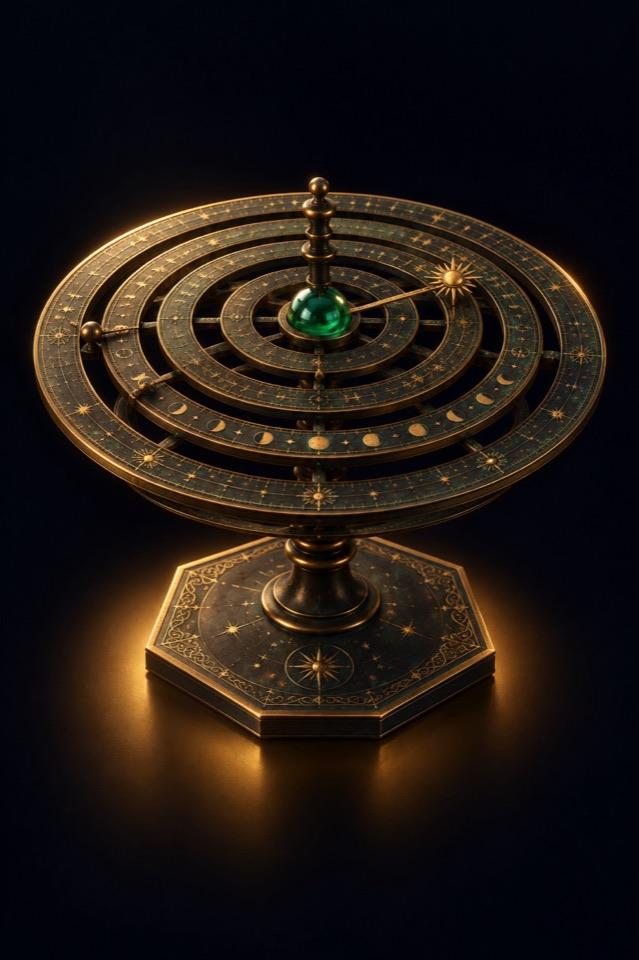
#> input picture .planning/witness-alchemist-field/img/engines/01-panchanga.jpg, 639 x 960 px
$ python measure-lens.py ../../../../.planning/witness-alchemist-field/img/engines/01-panchanga.jpg
#> lines starting #> are read from the running program, lines starting #| are printed output that depends on the picture; after the words box and inside, x2 and y2 are one past the last pixel; in counts of white or black regions, pixels touching at a corner belong together
import sys
import numpy as np
from PIL import Image

def box_blur(a, k):
    # separable box blur via cumulative sums, k odd
    pad = k // 2
    p = np.pad(a, pad, mode="constant")
    c = np.cumsum(np.cumsum(p, axis=0), axis=1)
    c = np.pad(c, ((1, 0), (1, 0)), mode="constant")
    h, w = a.shape
    s = c[k:k + h, k:k + w] - c[0:h, k:k + w] - c[k:k + h, 0:w] + c[0:h, 0:w]
    return s / (k * k)

def lens(path, k=None):
    im = np.asarray(Image.open(path).convert("RGB")).astype(float) / 255.0
    h, w, _ = im.shape
    r, g, b = im[..., 0], im[..., 1], im[..., 2]
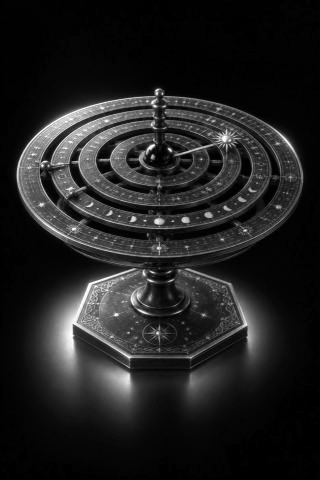
#> r: shape (960, 639) float64 (shown at 1/2 size); min 0, max 1, mean 0.129
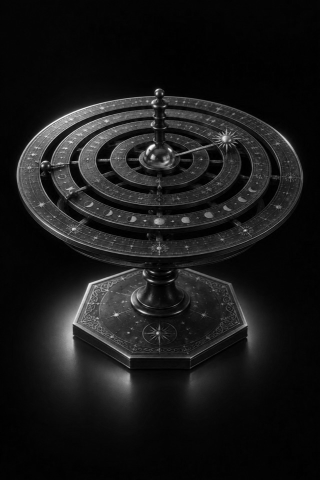
#> g: shape (960, 639) float64 (shown at 1/2 size); min 0, max 1, mean 0.0957
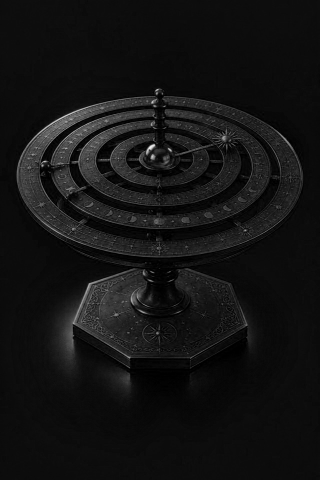
#> b: shape (960, 639) float64 (shown at 1/2 size); min 0, max 0.949, mean 0.0754
    mx = im.max(axis=2); mn = im.min(axis=2)
    sat = np.where(mx > 0, (mx - mn) / np.maximum(mx, 1e-6), 0)
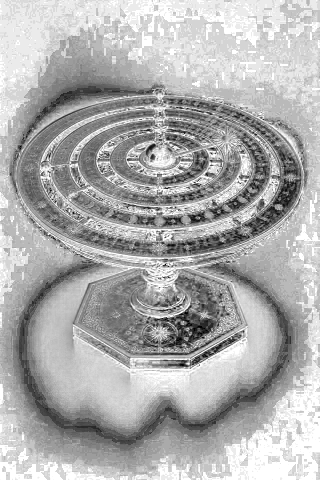
#> sat: shape (960, 639) float64 (shown at 1/2 size); min 0, max 1, mean 0.68
    mask = ((g > r * 1.6) & (b > r * 1.4) & (g > 0.25) & (sat > 0.45) & (mx > 0.3)).astype(float)
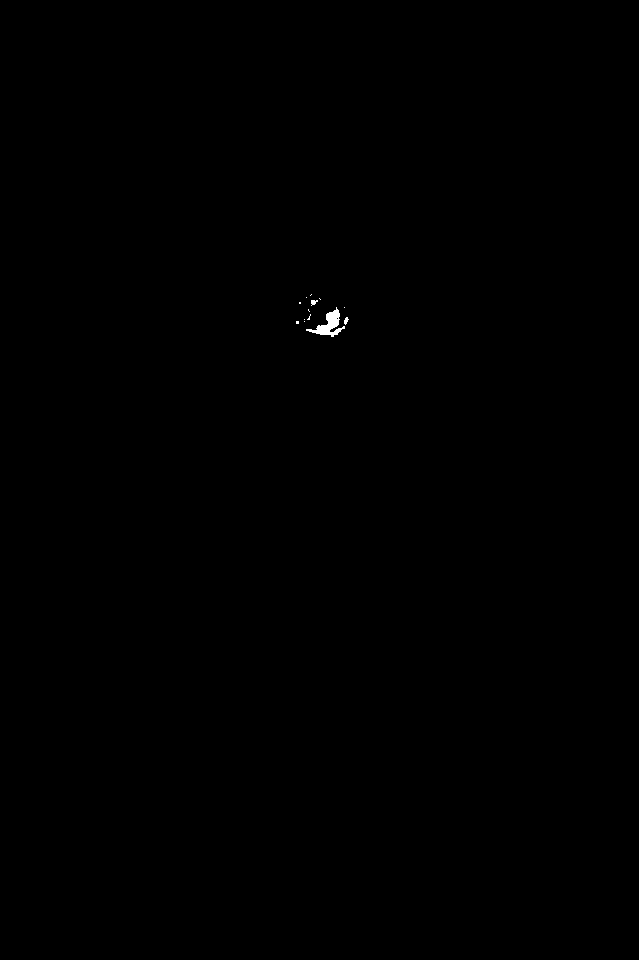
#> mask: shape (960, 639) float64; values 0 (black) and 1 (white), 0.08% white; 13 white regions (10 under 20 px), largest, box (x1, y1, x2, y2) and area: (306, 307, 345, 337) 419, (311, 300, 318, 306) 27, (344, 317, 349, 325) 24
    if mask.sum() < 20:
        return None
    k = k or max(9, int(min(h, w) * 0.04) | 1)
    dens = box_blur(mask, k)
#> in box_blur, `c = np.cumsum(np.cumsum(p, axis=0), axis=1)`:
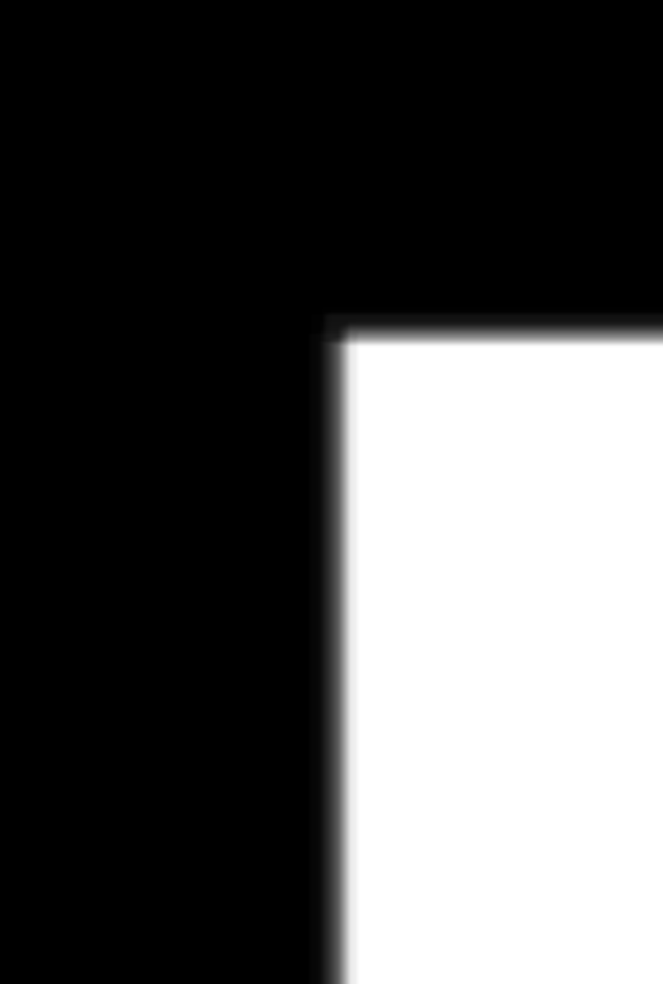
#> c: shape (984, 663) float64; min 0, max 503, mean 162.1; drawn with min black and max white
    y0, x0 = np.unravel_index(np.argmax(dens), dens.shape)
#> y0 = 322; x0 = 328
    rad = k
    ys, xs = np.nonzero(mask[max(0, y0 - rad):y0 + rad + 1, max(0, x0 - rad):x0 + rad + 1])
#> ys = 488 values from 0 to 39; xs = 488 values, max 45 at index 171, min 1 at index 150, mean 25.18
    ys = ys + max(0, y0 - rad); xs = xs + max(0, x0 - rad)
#> after `ys = ys + max(0, y0 - rad)`: ys = 488 values from 297 to 336
#> after `xs = xs + max(0, x0 - rad)`: xs = 488 values, max 348 at index 171, min 304 at index 150, mean 328.2
    return round(xs.mean() / w * 100, 1), round(ys.mean() / h * 100, 1), int(mask.sum()), (w, h)

if __name__ == "__main__":
    for p in sys.argv[1:]:
        print(p.split("/")[-1], lens(p))

$ run again, on .planning/witness-alchemist-field/img/engines/03-gene-keys.jpg
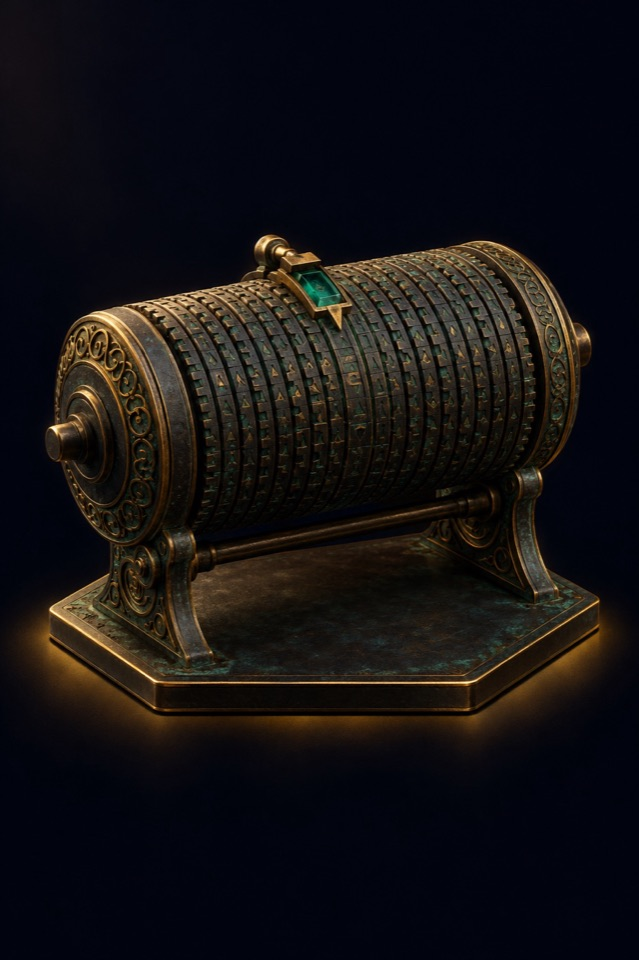
#> input picture .planning/witness-alchemist-field/img/engines/03-gene-keys.jpg, 639 x 960 px
#> in lens, `sat = np.where(mx > 0, (mx - mn) / np.maximum(mx, 1e-6), 0)`:
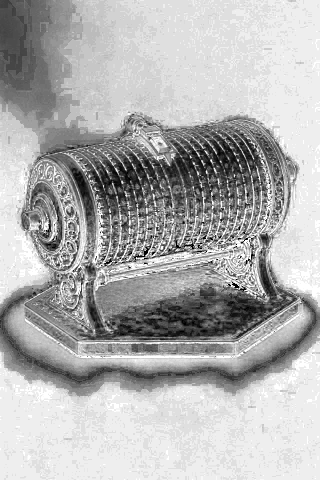
#> sat: shape (960, 639) float64 (shown at 1/2 size); min 0, max 1, mean 0.691
#> mask: shape (960, 639) float64; values 0 (black) and 1 (white), 0.07% white; 7 white regions (5 under 20 px), largest, box (x1, y1, x2, y2) and area: (304, 281, 336, 306) 370, (323, 276, 338, 295) 40
#> p: shape (984, 663) float64; values 0 (black) and 1 (white), 0.06% white; 7 white regions (5 under 20 px), largest, box (x1, y1, x2, y2) and area: (316, 293, 348, 318) 370, (335, 288, 350, 307) 40
#> in box_blur, `c = np.cumsum(np.cumsum(p, axis=0), axis=1)`:
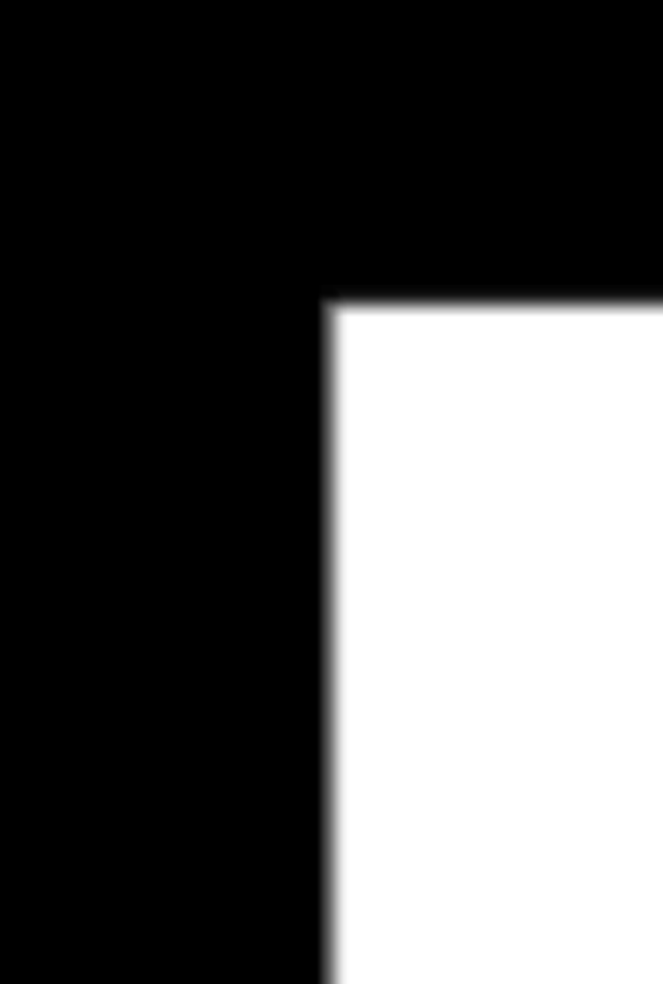
#> c: shape (984, 663) float64; min 0, max 421, mean 145.4; drawn with min black and max white
#> y0 = 293; x0 = 319
#> in lens, `ys, xs = np.nonzero(mask[max(0, y0 - rad):y0 + rad + 1, max(0, x0 - ra..`: ys = 421 values from 4 to 37; xs = 421 values, max 44 at index 326, min 10 at index 65, mean 25.47
#> in lens, `ys = ys + max(0, y0 - rad)`: ys = 421 values from 272 to 305
#> in lens, `xs = xs + max(0, x0 - rad)`: xs = 421 values, max 338 at index 326, min 304 at index 65, mean 319.5

$ run again, on .planning/witness-alchemist-field/img/engines/04-vimshottari.jpg
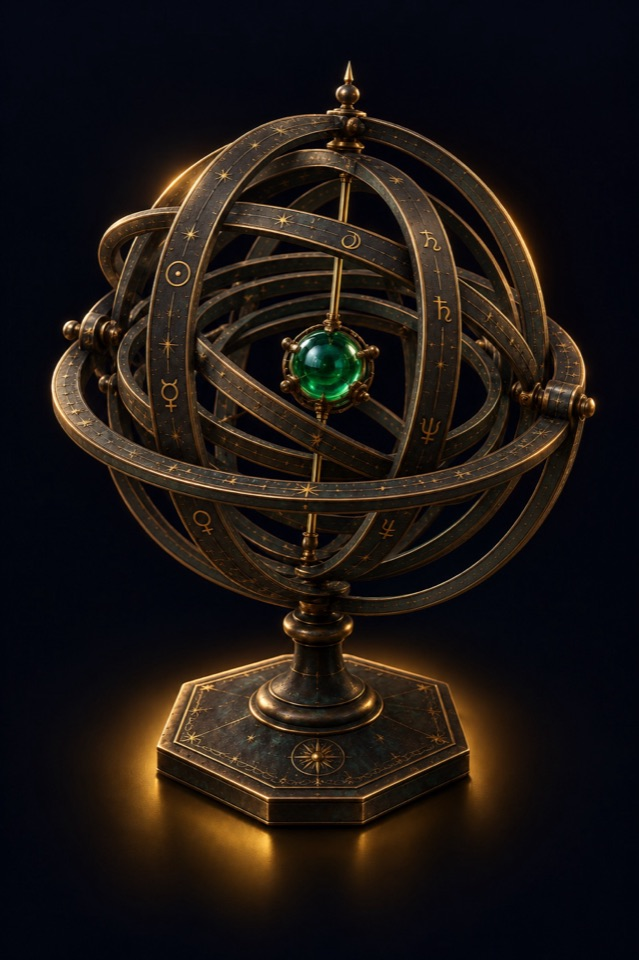
#> input picture .planning/witness-alchemist-field/img/engines/04-vimshottari.jpg, 639 x 960 px
#> in lens, `sat = np.where(mx > 0, (mx - mn) / np.maximum(mx, 1e-6), 0)`:
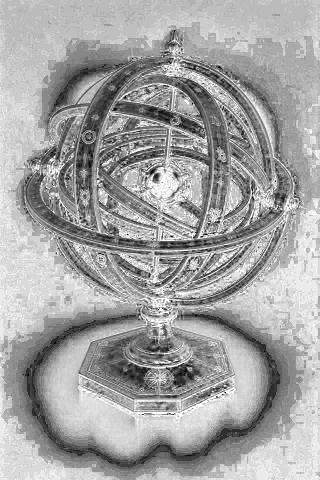
#> sat: shape (960, 639) float64 (shown at 1/2 size); min 0, max 1, mean 0.639
#> mask: shape (960, 639) float64; values 0 (black) and 1 (white), 0.12% white; 11 white regions (7 under 20 px), largest, box (x1, y1, x2, y2) and area: (303, 369, 342, 398) 284, (326, 361, 360, 400) 223, (305, 345, 322, 367) 101, (335, 359, 343, 368) 54
#> p: shape (984, 663) float64; values 0 (black) and 1 (white), 0.11% white; 11 white regions (7 under 20 px), largest, box (x1, y1, x2, y2) and area: (315, 381, 354, 410) 284, (338, 373, 372, 412) 223, (317, 357, 334, 379) 101, (347, 371, 355, 380) 54
#> in box_blur, `c = np.cumsum(np.cumsum(p, axis=0), axis=1)`:
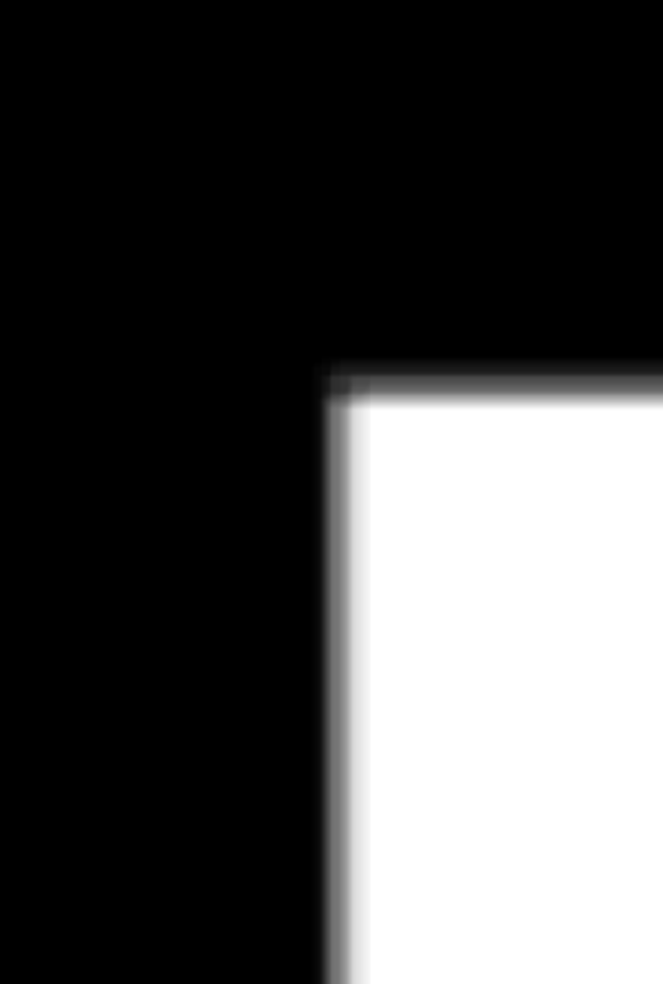
#> c: shape (984, 663) float64; min 0, max 710, mean 209.5; drawn with min black and max white
#> y0 = 386; x0 = 324
#> in lens, `ys, xs = np.nonzero(mask[max(0, y0 - rad):y0 + rad + 1, max(0, x0 - ra..`: ys = 557 values from 0 to 38; xs = 557 values, max 50 at index 155, min 4 at index 291, mean 26.97
#> in lens, `ys = ys + max(0, y0 - rad)`: ys = 557 values from 361 to 399
#> in lens, `xs = xs + max(0, x0 - rad)`: xs = 557 values, max 349 at index 155, min 303 at index 291, mean 326
